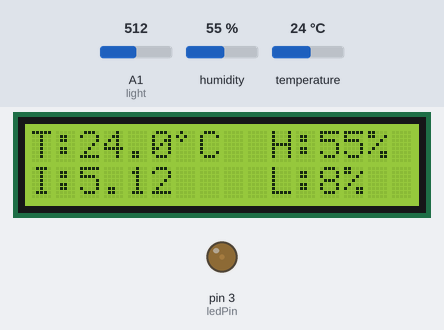
A sketch run on a simulated Arduino Uno, built with avr-gcc and run on an emulated ATmega328P. Parts: 16×2 character LCD, output pins drawn as LEDs (lit = HIGH). The inputs (shaded band) are chosen by the test bench; at power-on: temperature 24 °C, A1 (light) = 512, humidity 55 %. What the sketch prints to the serial monitor is not drawn.

Above: at 1.2 s.
1.3 s: temperature set to 11 °C
At 4.09 s:
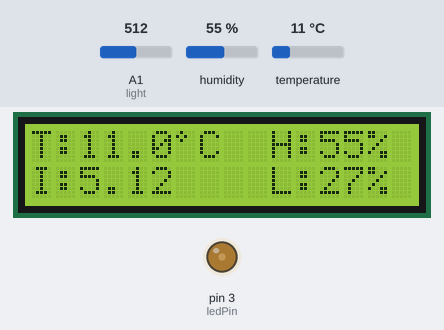
6.0 s: temperature set to 8 °C
At 6.43 s:
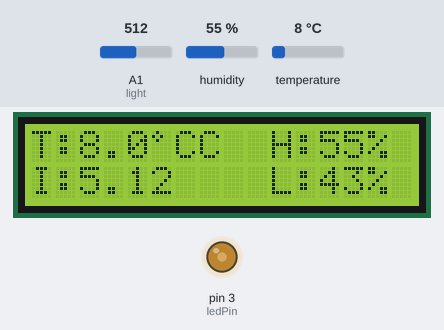
8.6 s: A1 (light) set to 900
At 9.2 s:
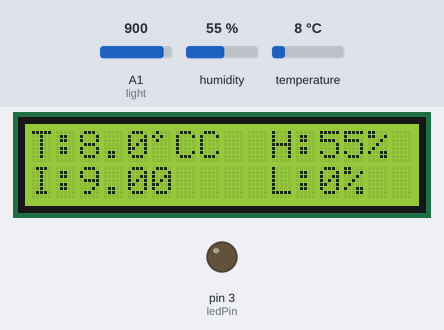
10.3 s: A1 (light) set to 880
At 10.77 s:
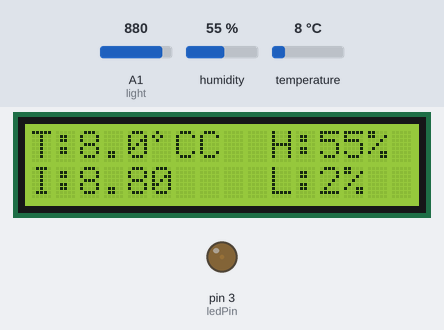
12.9 s: A1 (light) set to 0
At 14.1 s:
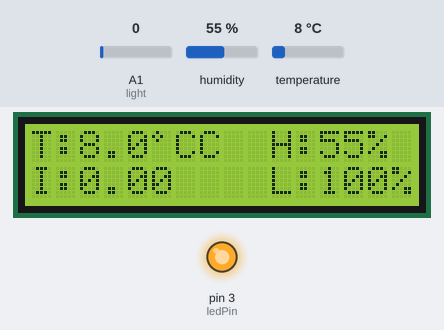
14.4 s: A1 (light) set to 1023
At 15.0 s:
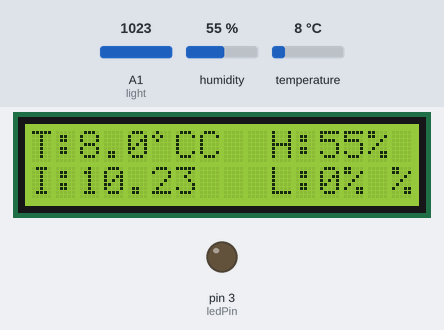
Timing chart, 0 to 17.1 s (numbered marks = the images above; inputs shaded):
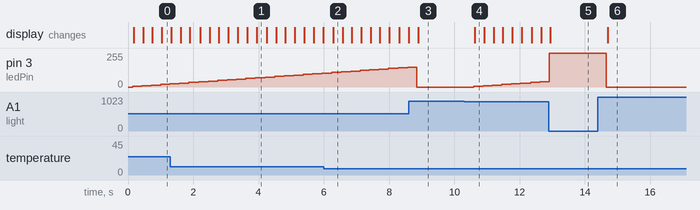

Measured:
- the behaviour switches between 10 and 9 °C on temperature (found by bisection; images 1 and 2)
- after the input at 6.0 s, the display: changes after 0.29 s (image 2)
- after the input at 10.3 s, pin 3 (ledPin): moves from 0/255 to 40/255 over 2.0 s, starting after 0.29 s; the display: changes after 0.33 s (image 4)
- after the input at 12.9 s, pin 3 (ledPin): 40/255 → 255/255 at once
- after the input at 14.4 s, pin 3 (ledPin): 255/255 → 0/255 after 0.26 s; the display: changes after 0.30 s (image 6)

The sketch:

Be_Bluetooth.ino
```cpp
//YWROBOT
//Compatible with the Arduino IDE 1.0
//Library version:1.1
#include <Wire.h>
#include <LiquidCrystal_I2C.h>
#include "DHT.h"
#include <math.h>

#define DHTPIN 7
#define DHTTYPE DHT11

byte degreeChar[] = {
  B01000,
  B10100,
  B01000,
  B00000,
  B00000,
  B00000,
  B00000,
  B00000
};

const int ledPin = 3;
const int light = A1;

double lightn = 0;
char val = '1';
int lightIntens = 0;
int currentIntens = 0;

LiquidCrystal_I2C lcd(0x27,16,2);  // set the LCD address to 0x27 for a 16 chars and 2 line display
DHT dht(DHTPIN, DHTTYPE);

void setup()
{
  pinMode(ledPin, OUTPUT);
  pinMode(light,INPUT);
  dht.begin();
  lcd.init();           // initialize the lcd
  Serial.begin(9600);
  lcd.backlight();
  lcd.noBlink();
}


void loop()
{
  delay(50);
  lightn = analogRead(light) / 100.0; // Nuskaitomas sviesos sensorius
  float t = dht.readTemperature();
  float h = dht.readHumidity();

  if(Serial.available() > 1){
    val = Serial.read();
  }

if(val == '0'){
  analogWrite(ledPin, 0);
}

  // ---------------------- Pagal apšvietimą -------------------
  if (val == '1')
  {
    double intens = ((-1)*pow((1.7*(double)lightn), 2)+1.7*(double)lightn+(double)256);
    lightIntens = (int)intens;
} else if (val == '2')
{
  Serial.print(t);
}
  //----------------- Rankinis valdymas --------------------
else if (val == '3')
{
  lightIntens = 0;
}
else if (val == '4')
{
  lightIntens = 64;
}
else if (val == '5')
{
  lightIntens = 128;
}
else if (val == '6')
{
  lightIntens = 192;
}
else if (val == '7')
{
  lightIntens = 255;
}
if((int)lightIntens < (int)40){
  lightIntens = 0;
  currentIntens = 0;
}
if((int)lightIntens >= (int)256){
  lightIntens = 255;
  currentIntens = 255;
}
  if(lightIntens < currentIntens -5){
  currentIntens -= 5;
  }
  else if(lightIntens > currentIntens +5){
  currentIntens += 5;
  }
  SetIntensity(currentIntens);

  lcd.createChar(0, degreeChar);
  lcd.setCursor(0,0);
  lcd.print("T:");
  lcd.print(t, 1);
  lcd.write(0);
  lcd.print("C");
  lcd.setCursor(0,1);
  lcd.print("I:");
  lcd.print(lightn);
  lcd.setCursor(10,0);
  lcd.print("H:");
  lcd.print(round(h));
  lcd.print("% ");
  lcd.setCursor(14,1);
  lcd.print(" ");
  lcd.setCursor(10,1);
  lcd.print("L:");
  lcd.print(currentIntens/2.55, 0);
  lcd.print("% ");
  Serial.print("T" + String(t));
  Serial.print(" L" + String(currentIntens));

  delay(200);
}

void SetIntensity(int value){
  analogWrite(ledPin, value);
}
```
